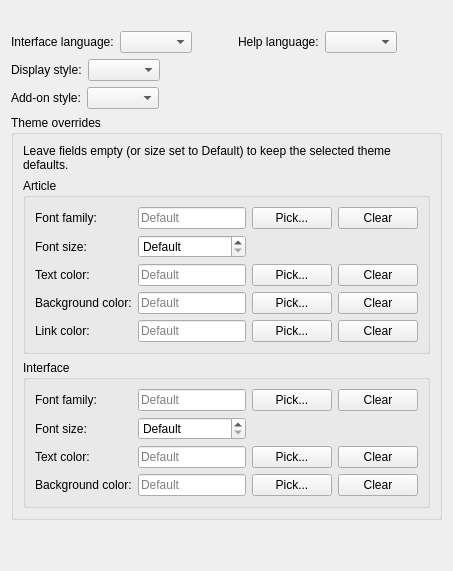
     <widget class="QWidget" name="tab_display">
      <attribute name="icon">
       <iconset resource="resources.qrc">
        <normaloff>:/icons/style.svg</normaloff>:/icons/style.svg</iconset>
      </attribute>
      <attribute name="title">
       <string>&amp;Display</string>
      </attribute>
      <layout class="QGridLayout" name="gridLayout_display">
       <item row="0" column="0" colspan="2">
        <spacer name="verticalSpacer_display_top">
         <property name="orientation">
          <enum>Qt::Vertical</enum>
         </property>
         <property name="sizeHint" stdset="0">
          <size>
           <width>20</width>
           <height>20</height>
          </size>
         </property>
        </spacer>
       </item>
       <item row="1" column="0" colspan="2">
        <layout class="QHBoxLayout" name="horizontalLayout_languages">
         <item>
          <widget class="QLabel" name="label_6">
           <property name="text">
            <string>Interface language:</string>
           </property>
          </widget>
         </item>
         <item>
          <widget class="QComboBox" name="interfaceLanguage"/>
         </item>
         <item>
          <spacer name="horizontalSpacer_3">
           <property name="orientation">
            <enum>Qt::Horizontal</enum>
           </property>
           <property name="sizeType">
            <enum>QSizePolicy::Fixed</enum>
           </property>
           <property name="sizeHint" stdset="0">
            <size>
             <width>40</width>
             <height>20</height>
            </size>
           </property>
          </spacer>
         </item>
         <item>
          <widget class="QLabel" name="label_16">
           <property name="text">
            <string>Help language:</string>
           </property>
          </widget>
         </item>
         <item>
          <widget class="QComboBox" name="helpLanguage"/>
         </item>
         <item>
          <spacer name="horizontalSpacer_7">
           <property name="orientation">
            <enum>Qt::Horizontal</enum>
           </property>
           <property name="sizeHint" stdset="0">
            <size>
             <width>40</width>
             <height>20</height>
            </size>
           </property>
          </spacer>
         </item>
        </layout>
       </item>
       <item row="2" column="0" colspan="2">
        <layout class="QHBoxLayout" name="horizontalLayout_displaystyle">
         <item>
          <widget class="QLabel" name="label_displayStyle">
           <property name="text">
            <string>Display style:</string>
           </property>
          </widget>
         </item>
         <item>
          <widget class="QComboBox" name="displayStyle"/>
         </item>
         <item>
          <spacer name="horizontalSpacer_displayStyle">
           <property name="orientation">
            <enum>Qt::Horizontal</enum>
           </property>
           <property name="sizeHint" stdset="0">
            <size>
             <width>40</width>
             <height>20</height>
            </size>
           </property>
          </spacer>
         </item>
        </layout>
       </item>
       <item row="3" column="0" colspan="2">
        <layout class="QHBoxLayout" name="horizontalLayout_addonstyle">
         <item>
          <widget class="QLabel" name="addonStylesLabel">
           <property name="text">
            <string>Add-on style:</string>
           </property>
          </widget>
         </item>
         <item>
          <widget class="StylesComboBox" name="addonStyles"/>
         </item>
         <item>
          <spacer name="horizontalSpacer_6">
           <property name="orientation">
            <enum>Qt::Horizontal</enum>
           </property>
           <property name="sizeHint" stdset="0">
            <size>
             <width>40</width>
             <height>20</height>
            </size>
           </property>
          </spacer>
         </item>
        </layout>
       </item>
       <item row="4" column="0" colspan="2">
        <widget class="QGroupBox" name="themeOverridesGroup">
         <property name="title">
          <string>Theme overrides</string>
         </property>
         <layout class="QVBoxLayout" name="verticalLayout_themeOverrides">
          <item>
           <widget class="QLabel" name="themeOverridesHint">
            <property name="text">
             <string>Leave fields empty (or size set to Default) to keep the selected theme defaults.</string>
            </property>
            <property name="wordWrap">
             <bool>true</bool>
            </property>
           </widget>
          </item>
          <item>
           <widget class="QGroupBox" name="articleThemeGroup">
            <property name="title">
             <string>Article</string>
            </property>
            <layout class="QGridLayout" name="gridLayout_articleTheme">
             <item row="0" column="0">
              <widget class="QLabel" name="articleFontFamilyLabel">
               <property name="text">
                <string>Font family:</string>
               </property>
              </widget>
             </item>
             <item row="0" column="1">
              <widget class="QLineEdit" name="articleFontFamily">
               <property name="placeholderText">
                <string>Default</string>
               </property>
              </widget>
             </item>
             <item row="0" column="2">
              <widget class="QPushButton" name="articleFontPick">
               <property name="text">
                <string>Pick...</string>
               </property>
              </widget>
             </item>
             <item row="0" column="3">
              <widget class="QPushButton" name="articleFontClear">
               <property name="text">
                <string>Clear</string>
               </property>
              </widget>
             </item>
             <item row="1" column="0">
              <widget class="QLabel" name="articleFontSizeLabel">
               <property name="text">
                <string>Font size:</string>
               </property>
              </widget>
             </item>
             <item row="1" column="1">
              <widget class="QSpinBox" name="articleFontSize">
               <property name="minimum">
                <number>0</number>
               </property>
               <property name="maximum">
                <number>72</number>
               </property>
               <property name="specialValueText">
                <string>Default</string>
               </property>
              </widget>
             </item>
             <item row="1" column="2" colspan="2">
              <spacer name="horizontalSpacer_articleFontSize">
               <property name="orientation">
                <enum>Qt::Horizontal</enum>
               </property>
               <property name="sizeHint" stdset="0">
                <size>
                 <width>40</width>
                 <height>20</height>
                </size>
               </property>
              </spacer>
             </item>
             <item row="2" column="0">
              <widget class="QLabel" name="articleTextColorLabel">
               <property name="text">
                <string>Text color:</string>
               </property>
              </widget>
             </item>
             <item row="2" column="1">
              <widget class="QLineEdit" name="articleTextColor">
               <property name="placeholderText">
                <string>Default</string>
               </property>
              </widget>
             </item>
             <item row="2" column="2">
              <widget class="QPushButton" name="articleTextColorPick">
               <property name="text">
                <string>Pick...</string>
               </property>
              </widget>
             </item>
             <item row="2" column="3">
              <widget class="QPushButton" name="articleTextColorClear">
               <property name="text">
                <string>Clear</string>
               </property>
              </widget>
             </item>
             <item row="3" column="0">
              <widget class="QLabel" name="articleBackgroundColorLabel">
               <property name="text">
                <string>Background color:</string>
               </property>
              </widget>
             </item>
             <item row="3" column="1">
              <widget class="QLineEdit" name="articleBackgroundColor">
               <property name="placeholderText">
                <string>Default</string>
               </property>
              </widget>
             </item>
             <item row="3" column="2">
              <widget class="QPushButton" name="articleBackgroundColorPick">
               <property name="text">
                <string>Pick...</string>
               </property>
              </widget>
             </item>
             <item row="3" column="3">
              <widget class="QPushButton" name="articleBackgroundColorClear">
               <property name="text">
                <string>Clear</string>
               </property>
              </widget>
             </item>
             <item row="4" column="0">
              <widget class="QLabel" name="articleLinkColorLabel">
               <property name="text">
                <string>Link color:</string>
               </property>
              </widget>
             </item>
             <item row="4" column="1">
              <widget class="QLineEdit" name="articleLinkColor">
               <property name="placeholderText">
                <string>Default</string>
               </property>
              </widget>
             </item>
             <item row="4" column="2">
              <widget class="QPushButton" name="articleLinkColorPick">
               <property name="text">
                <string>Pick...</string>
               </property>
              </widget>
             </item>
             <item row="4" column="3">
              <widget class="QPushButton" name="articleLinkColorClear">
               <property name="text">
                <string>Clear</string>
               </property>
              </widget>
             </item>
            </layout>
           </widget>
          </item>
          <item>
           <widget class="QGroupBox" name="uiThemeGroup">
            <property name="title">
             <string>Interface</string>
            </property>
            <layout class="QGridLayout" name="gridLayout_uiTheme">
             <item row="0" column="0">
              <widget class="QLabel" name="uiFontFamilyLabel">
               <property name="text">
                <string>Font family:</string>
               </property>
              </widget>
             </item>
             <item row="0" column="1">
              <widget class="QLineEdit" name="uiFontFamily">
               <property name="placeholderText">
                <string>Default</string>
               </property>
              </widget>
             </item>
             <item row="0" column="2">
              <widget class="QPushButton" name="uiFontPick">
               <property name="text">
                <string>Pick...</string>
               </property>
              </widget>
             </item>
             <item row="0" column="3">
              <widget class="QPushButton" name="uiFontClear">
               <property name="text">
                <string>Clear</string>
               </property>
              </widget>
             </item>
             <item row="1" column="0">
              <widget class="QLabel" name="uiFontSizeLabel">
               <property name="text">
                <string>Font size:</string>
               </property>
              </widget>
             </item>
             <item row="1" column="1">
              <widget class="QSpinBox" name="uiFontSize">
               <property name="minimum">
                <number>0</number>
               </property>
               <property name="maximum">
                <number>72</number>
               </property>
               <property name="specialValueText">
                <string>Default</string>
               </property>
              </widget>
             </item>
             <item row="1" column="2" colspan="2">
              <spacer name="horizontalSpacer_uiFontSize">
               <property name="orientation">
                <enum>Qt::Horizontal</enum>
               </property>
               <property name="sizeHint" stdset="0">
                <size>
                 <width>40</width>
                 <height>20</height>
                </size>
               </property>
              </spacer>
             </item>
             <item row="2" column="0">
              <widget class="QLabel" name="uiTextColorLabel">
               <property name="text">
                <string>Text color:</string>
               </property>
              </widget>
             </item>
             <item row="2" column="1">
              <widget class="QLineEdit" name="uiTextColor">
               <property name="placeholderText">
                <string>Default</string>
               </property>
              </widget>
             </item>
             <item row="2" column="2">
              <widget class="QPushButton" name="uiTextColorPick">
               <property name="text">
                <string>Pick...</string>
               </property>
              </widget>
             </item>
             <item row="2" column="3">
              <widget class="QPushButton" name="uiTextColorClear">
               <property name="text">
                <string>Clear</string>
               </property>
              </widget>
             </item>
             <item row="3" column="0">
              <widget class="QLabel" name="uiBackgroundColorLabel">
               <property name="text">
                <string>Background color:</string>
               </property>
              </widget>
             </item>
             <item row="3" column="1">
              <widget class="QLineEdit" name="uiBackgroundColor">
               <property name="placeholderText">
                <string>Default</string>
               </property>
              </widget>
             </item>
             <item row="3" column="2">
              <widget class="QPushButton" name="uiBackgroundColorPick">
               <property name="text">
                <string>Pick...</string>
               </property>
              </widget>
             </item>
             <item row="3" column="3">
              <widget class="QPushButton" name="uiBackgroundColorClear">
               <property name="text">
                <string>Clear</string>
               </property>
              </widget>
             </item>
            </layout>
           </widget>
          </item>
         </layout>
        </widget>
       </item>
       <item row="5" column="0" colspan="2">
        <spacer name="verticalSpacer_display_bottom">
         <property name="orientation">
          <enum>Qt::Vertical</enum>
         </property>
         <property name="sizeHint" stdset="0">
          <size>
           <width>20</width>
           <height>40</height>
          </size>
         </property>
        </spacer>
       </item>
      </layout>
     </widget>
